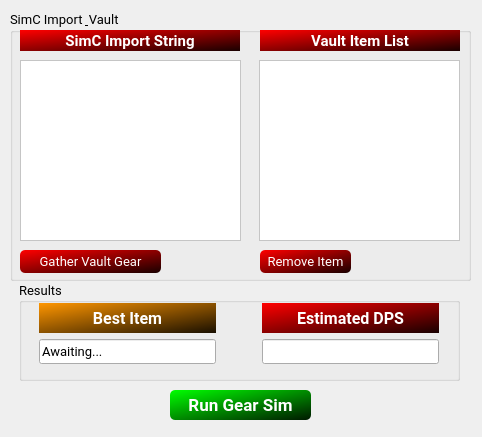
<?xml version="1.0" encoding="UTF-8"?>
<ui version="4.0">
 <class>MainWindow</class>
 <widget class="QMainWindow" name="MainWindow">
  <property name="windowModality">
   <enum>Qt::NonModal</enum>
  </property>
  <property name="geometry">
   <rect>
    <x>0</x>
    <y>0</y>
    <width>482</width>
    <height>437</height>
   </rect>
  </property>
  <property name="sizePolicy">
   <sizepolicy hsizetype="Fixed" vsizetype="Fixed">
    <horstretch>0</horstretch>
    <verstretch>0</verstretch>
   </sizepolicy>
  </property>
  <property name="minimumSize">
   <size>
    <width>482</width>
    <height>437</height>
   </size>
  </property>
  <property name="maximumSize">
   <size>
    <width>482</width>
    <height>437</height>
   </size>
  </property>
  <property name="font">
   <font>
    <family>Roboto</family>
   </font>
  </property>
  <property name="windowTitle">
   <string>Vault Gear Sim</string>
  </property>
  <property name="styleSheet">
   <string notr="true"/>
  </property>
  <widget class="QWidget" name="centralwidget">
   <widget class="QGroupBox" name="importBox">
    <property name="geometry">
     <rect>
      <x>10</x>
      <y>10</y>
      <width>461</width>
      <height>271</height>
     </rect>
    </property>
    <property name="font">
     <font>
      <pointsize>10</pointsize>
     </font>
    </property>
    <property name="styleSheet">
     <string notr="true"/>
    </property>
    <property name="title">
     <string>SimC Import &amp; Vault</string>
    </property>
    <property name="flat">
     <bool>true</bool>
    </property>
    <widget class="QTextEdit" name="simcImportStringText">
     <property name="geometry">
      <rect>
       <x>10</x>
       <y>50</y>
       <width>221</width>
       <height>181</height>
      </rect>
     </property>
     <property name="palette">
      <palette>
       <active>
        <colorrole role="Button">
         <brush brushstyle="SolidPattern">
          <color alpha="255">
           <red>255</red>
           <green>255</green>
           <blue>255</blue>
          </color>
         </brush>
        </colorrole>
        <colorrole role="Base">
         <brush brushstyle="SolidPattern">
          <color alpha="255">
           <red>255</red>
           <green>255</green>
           <blue>255</blue>
          </color>
         </brush>
        </colorrole>
        <colorrole role="Window">
         <brush brushstyle="SolidPattern">
          <color alpha="255">
           <red>255</red>
           <green>255</green>
           <blue>255</blue>
          </color>
         </brush>
        </colorrole>
       </active>
       <inactive>
        <colorrole role="Button">
         <brush brushstyle="SolidPattern">
          <color alpha="255">
           <red>255</red>
           <green>255</green>
           <blue>255</blue>
          </color>
         </brush>
        </colorrole>
        <colorrole role="Base">
         <brush brushstyle="SolidPattern">
          <color alpha="255">
           <red>255</red>
           <green>255</green>
           <blue>255</blue>
          </color>
         </brush>
        </colorrole>
        <colorrole role="Window">
         <brush brushstyle="SolidPattern">
          <color alpha="255">
           <red>255</red>
           <green>255</green>
           <blue>255</blue>
          </color>
         </brush>
        </colorrole>
       </inactive>
       <disabled>
        <colorrole role="Button">
         <brush brushstyle="SolidPattern">
          <color alpha="255">
           <red>255</red>
           <green>255</green>
           <blue>255</blue>
          </color>
         </brush>
        </colorrole>
        <colorrole role="Base">
         <brush brushstyle="SolidPattern">
          <color alpha="255">
           <red>255</red>
           <green>255</green>
           <blue>255</blue>
          </color>
         </brush>
        </colorrole>
        <colorrole role="Window">
         <brush brushstyle="SolidPattern">
          <color alpha="255">
           <red>255</red>
           <green>255</green>
           <blue>255</blue>
          </color>
         </brush>
        </colorrole>
       </disabled>
      </palette>
     </property>
     <property name="styleSheet">
      <string notr="true">background: rgb(255,255,255)</string>
     </property>
     <property name="acceptRichText">
      <bool>false</bool>
     </property>
    </widget>
    <widget class="QListWidget" name="vaultItemList">
     <property name="geometry">
      <rect>
       <x>249</x>
       <y>50</y>
       <width>201</width>
       <height>181</height>
      </rect>
     </property>
     <property name="styleSheet">
      <string notr="true">background: white</string>
     </property>
     <property name="frameShape">
      <enum>QFrame::StyledPanel</enum>
     </property>
    </widget>
    <widget class="QLabel" name="simcImportStrLabel">
     <property name="geometry">
      <rect>
       <x>10</x>
       <y>20</y>
       <width>220</width>
       <height>21</height>
      </rect>
     </property>
     <property name="font">
      <font>
       <family>Roboto</family>
       <pointsize>11</pointsize>
       <weight>75</weight>
       <bold>true</bold>
      </font>
     </property>
     <property name="styleSheet">
      <string notr="true">color: white;
background:qlineargradient(spread:pad, x1:0, y1:0, x2:1, y2:1, stop:0 rgba(255, 0, 0, 255), stop:1 rgba(25, 0, 0, 255));</string>
     </property>
     <property name="text">
      <string>SimC Import String</string>
     </property>
     <property name="alignment">
      <set>Qt::AlignCenter</set>
     </property>
    </widget>
    <widget class="QLabel" name="vaultItemListLabel">
     <property name="geometry">
      <rect>
       <x>250</x>
       <y>20</y>
       <width>200</width>
       <height>21</height>
      </rect>
     </property>
     <property name="font">
      <font>
       <family>Roboto</family>
       <pointsize>11</pointsize>
       <weight>75</weight>
       <bold>true</bold>
      </font>
     </property>
     <property name="styleSheet">
      <string notr="true">color: white;
background:qlineargradient(spread:pad, x1:0, y1:0, x2:1, y2:1, stop:0 rgba(255, 0, 0, 255), stop:1 rgba(25, 0, 0, 255));</string>
     </property>
     <property name="text">
      <string>Vault Item List</string>
     </property>
     <property name="alignment">
      <set>Qt::AlignCenter</set>
     </property>
    </widget>
    <widget class="QPushButton" name="gatherVaultBtn">
     <property name="geometry">
      <rect>
       <x>10</x>
       <y>240</y>
       <width>141</width>
       <height>23</height>
      </rect>
     </property>
     <property name="cursor">
      <cursorShape>ArrowCursor</cursorShape>
     </property>
     <property name="styleSheet">
      <string notr="true">QPushButton {color: white;
background:qlineargradient(spread:pad, x1:0, y1:0, x2:1, y2:1, stop:0 rgba(255, 0, 0, 255), stop:1 rgba(25, 0, 0, 255));
border-radius: 5px;}
QPushButton:hover:pressed {color: red;
background:qlineargradient(spread:pad, x1:1, y1:0, x2:1, y2:1, stop:0 rgba(255, 0, 0, 255), stop:1 rgba(25, 0, 0, 255));
border-radius: 5px;}

</string>
     </property>
     <property name="text">
      <string>Gather Vault Gear</string>
     </property>
    </widget>
    <widget class="QPushButton" name="removeItemBtn">
     <property name="geometry">
      <rect>
       <x>250</x>
       <y>240</y>
       <width>91</width>
       <height>23</height>
      </rect>
     </property>
     <property name="styleSheet">
      <string notr="true">QPushButton {color: white;
background:qlineargradient(spread:pad, x1:0, y1:0, x2:1, y2:1, stop:0 rgba(255, 0, 0, 255), stop:1 rgba(25, 0, 0, 255));
border-radius: 5px;}
QPushButton:hover:pressed {color: red;
background:qlineargradient(spread:pad, x1:1, y1:0, x2:1, y2:1, stop:0 rgba(255, 0, 0, 255), stop:1 rgba(25, 0, 0, 255));
border-radius: 5px;}

</string>
     </property>
     <property name="text">
      <string>Remove Item</string>
     </property>
    </widget>
   </widget>
   <widget class="QGroupBox" name="resultsGroupBox">
    <property name="geometry">
     <rect>
      <x>19</x>
      <y>280</y>
      <width>441</width>
      <height>101</height>
     </rect>
    </property>
    <property name="font">
     <font>
      <pointsize>10</pointsize>
      <weight>50</weight>
      <bold>false</bold>
     </font>
    </property>
    <property name="styleSheet">
     <string notr="true"/>
    </property>
    <property name="title">
     <string>Results</string>
    </property>
    <property name="alignment">
     <set>Qt::AlignLeading|Qt::AlignLeft|Qt::AlignVCenter</set>
    </property>
    <property name="flat">
     <bool>false</bool>
    </property>
    <widget class="QWidget" name="horizontalLayoutWidget">
     <property name="geometry">
      <rect>
       <x>20</x>
       <y>23</y>
       <width>400</width>
       <height>61</height>
      </rect>
     </property>
     <layout class="QHBoxLayout" name="resultsHLayout">
      <item>
       <layout class="QVBoxLayout" name="bestItmVlLayout">
        <item>
         <widget class="QLabel" name="bestItemLabel">
          <property name="font">
           <font>
            <family>Roboto</family>
            <pointsize>12</pointsize>
            <weight>75</weight>
            <bold>true</bold>
           </font>
          </property>
          <property name="styleSheet">
           <string notr="true">color: white;
background:qlineargradient(spread:pad, x1:0, y1:0, x2:1, y2:1, stop:0 rgba(255, 150, 0, 255), stop:1 rgba(25, 15, 0, 255))</string>
          </property>
          <property name="text">
           <string>Best Item</string>
          </property>
          <property name="alignment">
           <set>Qt::AlignCenter</set>
          </property>
         </widget>
        </item>
        <item>
         <widget class="QLineEdit" name="bestItemLine">
          <property name="enabled">
           <bool>true</bool>
          </property>
          <property name="font">
           <font>
            <family>Roboto</family>
           </font>
          </property>
          <property name="text">
           <string>Awaiting...</string>
          </property>
          <property name="readOnly">
           <bool>true</bool>
          </property>
         </widget>
        </item>
       </layout>
      </item>
      <item>
       <spacer name="horizontalSpacer">
        <property name="orientation">
         <enum>Qt::Horizontal</enum>
        </property>
        <property name="sizeType">
         <enum>QSizePolicy::Fixed</enum>
        </property>
        <property name="sizeHint" stdset="0">
         <size>
          <width>40</width>
          <height>20</height>
         </size>
        </property>
       </spacer>
      </item>
      <item>
       <layout class="QVBoxLayout" name="estDPSVLayout">
        <item>
         <widget class="QLabel" name="estDPSLabel">
          <property name="font">
           <font>
            <family>Roboto</family>
            <pointsize>12</pointsize>
            <weight>75</weight>
            <bold>true</bold>
           </font>
          </property>
          <property name="styleSheet">
           <string notr="true">color: white;
background:qlineargradient(spread:pad, x1:0, y1:0, x2:1, y2:1, stop:0 rgba(255, 0, 0, 255), stop:1 rgba(25, 0, 0, 255))</string>
          </property>
          <property name="text">
           <string>Estimated DPS</string>
          </property>
          <property name="alignment">
           <set>Qt::AlignCenter</set>
          </property>
         </widget>
        </item>
        <item>
         <widget class="QLineEdit" name="estDPSLine">
          <property name="enabled">
           <bool>true</bool>
          </property>
          <property name="readOnly">
           <bool>true</bool>
          </property>
         </widget>
        </item>
       </layout>
      </item>
     </layout>
    </widget>
   </widget>
   <widget class="QPushButton" name="runSimBtn">
    <property name="geometry">
     <rect>
      <x>170</x>
      <y>390</y>
      <width>141</width>
      <height>30</height>
     </rect>
    </property>
    <property name="font">
     <font>
      <family>Roboto</family>
      <pointsize>13</pointsize>
      <weight>75</weight>
      <bold>true</bold>
     </font>
    </property>
    <property name="styleSheet">
     <string notr="true">QPushButton {color: white;
background:qlineargradient(spread:pad, x1:0, y1:0, x2:1, y2:1, stop:0 rgba(0, 255, 0, 255), stop:1 rgba(0, 25, 0, 255));
border-radius: 5px;}
QPushButton:hover:pressed {color: red;
background:qlineargradient(spread:pad, x1:1, y1:0, x2:1, y2:1, stop:0 rgba(0, 25, 0, 255), stop:1 rgba(0,25, 0, 255));
border-radius: 5px;}

</string>
    </property>
    <property name="text">
     <string>Run Gear Sim</string>
    </property>
   </widget>
  </widget>
 </widget>
 <resources/>
 <connections/>
</ui>
